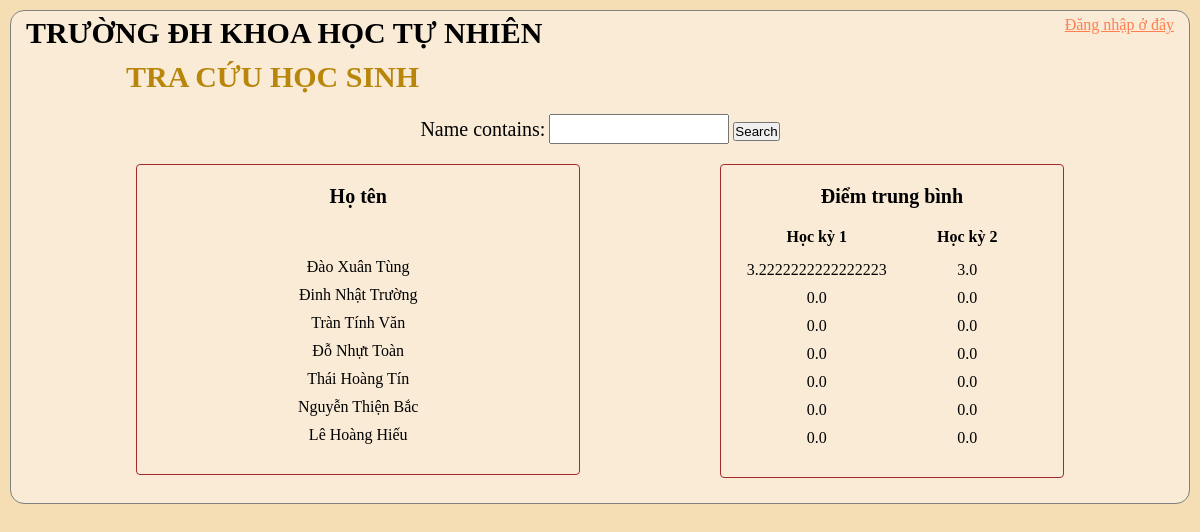
The app's page /searchStudent/, older data.
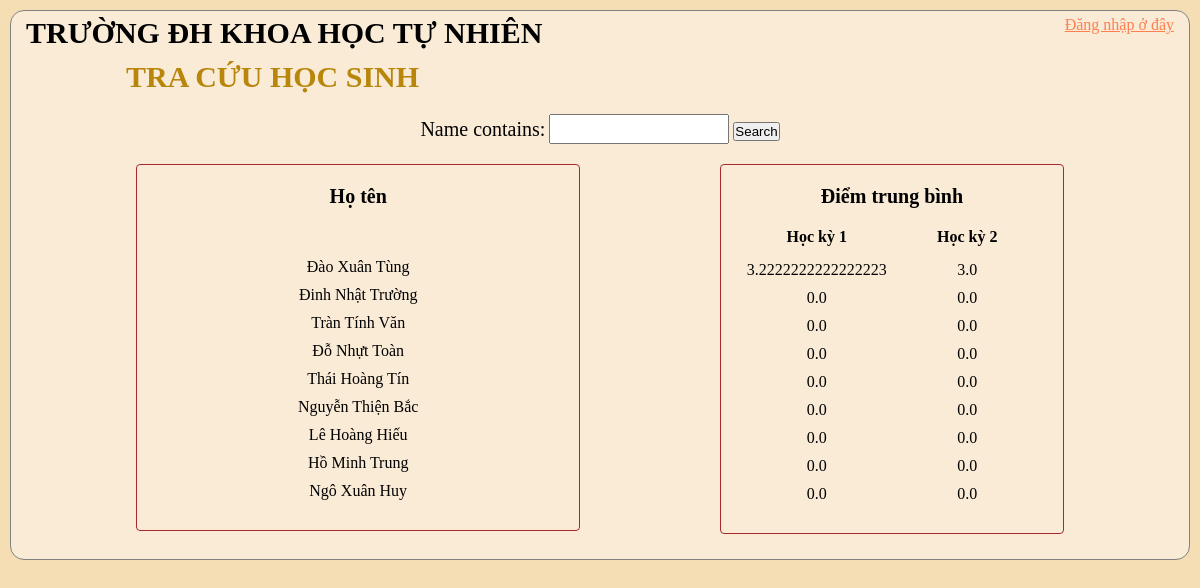
The same page, newer data.
### Student/models.py (models this page shows, shortened)
class Student(models.Model):
	user = models.OneToOneField(User, null=True, blank=True, on_delete=models.CASCADE,related_name='Student')
	name = models.CharField(max_length = 200, null = True)
	GIOITINH = (
		('Nam','Nam'),
		('Nữ','Nữ'),
		)
	sex = models.CharField(max_length = 200, null = True, choices = GIOITINH)
	birthday = models.DateField(null = True)
	email = models.CharField(max_length = 200, null = True)
	house_location = models.CharField(max_length = 200, null = True)
	classes = models.ForeignKey(Classes, null = True, on_delete = models.CASCADE)

### Student/views.py (the view)
# urls.py: path('searchStudent/',views.searchStudent, name = 'searchStudent'),
def searchStudent(request):
	students = Student.objects.all()
	avgScores1 = []
	avgScores2 = []
	myFilter = StudentFilter(request.GET, queryset=students)
	students = myFilter.qs
	for i in students:
		temp = i.score_set.all()
		for j in temp:
			if j.semester == 'học kỳ 1':
				avgScores1.append(AvgScore(j))
			else:
				avgScores2.append(AvgScore(j))
	context = {'students':students,'avgScores1':avgScores1,'avgScores2':avgScores2,'myFilter':myFilter}
	return render(request, 'Student/searchStudent.html',context)

### Student/models.py (called while the page is built)
def AvgScore(Score):
	return (float(Score.Toan) + float(Score.Ly) + float(Score.Hoa)
	 + float(Score.Sinh) + float(Score.Su) + float(Score.Dia)
	 + float(Score.Van) + float(Score.Daoduc) + float(Score.TheDuc))/9

### Student/templates/Student/searchStudent.html (shortened to what this page needs)
    {% load static %}
<!DOCTYPE html>
<html lang="en">
<head>
    <link rel="stylesheet" type="text/css" href="{% static '/css/main.css' %}">
</head>
<body>
    <div class="main-container">
        <div class="navigation-top">
            <div id="KHTN">
                <h1>TRƯỜNG ĐH KHOA HỌC TỰ NHIÊN</h1>
            </div>
            <div class="choice">
                <p><a href="{% url 'login' %}">Đăng nhập ở đây</a></p>
            </div>
        </div>
        <h2>TRA CỨU HỌC SINH</h2>
            <div class="content">
                <div class="search">
                    <div>
                        <form method="get">
                            {{myFilter.form}}
                            <button class="btn btn-primary" type="submit">Search</button>
                        </form>
                    </div>
                </div>
            </div>
            <div class="content">
                <div class="info-name">
                    <h4>Họ tên</h4>
                    {% for i in students %}
                    <p>{{i.name}}</p>
                    {% endfor %}
                </div>
                <div class="score-name">
                    <h4>Điểm trung bình</h4>
                    <div class="content">
                        <div class="hk-tb">
                            <p>Học kỳ 1</p>
                            <ul>
                                {% for i in avgScores1 %}
                                <li>{{i}}</li>
                                {% endfor %}
                            </ul>
                        </div>
                        <div class="hk-tb">
                            <p>Học kỳ 2</p>
                            <ul>
                                {% for i in avgScores2 %}
                                <li>{{i}}</li>
                                {% endfor %}
                            </ul>
                        </div>
                    </div>
                </div>
            </div>
    </div>
</body>

Row changes from the older to the newer data that the page shows:
added Student: name "Hồ Minh Trung"
added Student: name "Ngô Xuân Huy"
Text that changed along with them:
new list line: "0.0"
